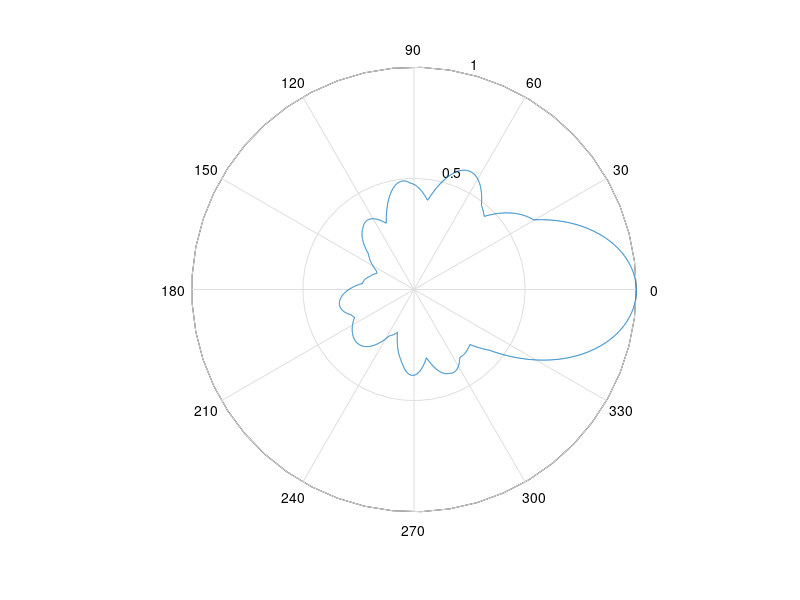

MATLAB code for this plot:
clc;
clear;
close all;
k = 9.9417e+06;
% number of sets of localization
NSET = 10;
% number of iteration
NI = 5;
mean_free_path = 18e-6;

field = 0;
field_abs = 0;
rand_x = randn(1,NSET);
rand_y = randn(1,NSET);
rand_z = randn(1,NSET);
% For path 1, light is coming in the orignal point and coming out at (1,1,0.01) point. 
for i=1: NSET
point_out = [rand_x(i)*0.6e-06  0.6e-06*rand_y(i) 0.02e-06*rand_z(i)];
phi = linspace(-pi,pi,3600);
phase_1_in = 0;
cos_theta = 0.848;
sin_theta = 0.53;
phase_1_out = (cos_theta*point_out(3)) + (sin_theta*(cos(phi)*point_out(1) + sin(phi)*point_out(2)));
% for path 2 light is coming in the point and out at orignal.
phase_2_in = (sin_theta*point_out(1));
phase_2_out = 0;
% show the plot
field_1 = exp(k*1i*(phase_1_in + phase_1_out));
field_2 = exp(k*1i*(phase_2_in + phase_2_out));
% here we just assume that for different sets of localization that the
% phase is same. This is also "like" the situation in the experiment since
% the phase shift is mostly determined by the mean free path. 
field = (field_1 + field_2);
field_abs = abs(field) + field_abs;
end
max_field = max(field_abs);
field_abs = field_abs/max_field;
polar(phi,field_abs.^2);
